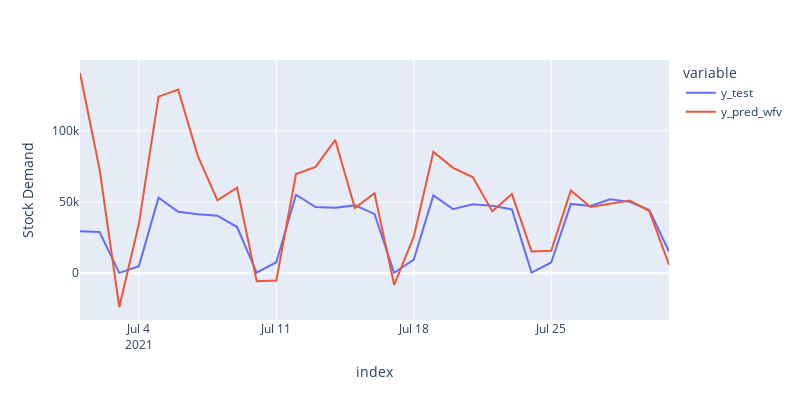

The cell this chart's notebook holds for it:
### Code cell
df_predictions = pd.DataFrame(
    {"y_test":y_test, "y_pred_wfv":y_pred_wfv}
)

fig = px.line(df_predictions,labels={"value":"Stock Demand"},height=400,width=800)
fig.show()

### Figure 1 — Plotly figure (JSON) as saved in the notebook; plotly's stock layout.template omitted (floating-point values rounded to 4 significant figures)
{"data": [{"hovertemplate": "variable=y_test<br>index=%{x}<br>Stock Demand=%{y}<extra></extra>", "legendgroup": "y_test", "line": {"color": "#636efa", "dash": "solid"}, "marker": {"symbol": "circle"}, "mode": "lines", "name": "y_test", "orientation": "v", "showlegend": true, "type": "scatter", "x": ["2021-07-01T00:00:00", "2021-07-02T00:00:00", "2021-07-03T00:00:00", "2021-07-04T00:00:00", "2021-07-05T00:00:00", "2021-07-06T00:00:00", "2021-07-07T00:00:00", "2021-07-08T00:00:00", "2021-07-09T00:00:00", "2021-07-10T00:00:00", "2021-07-11T00:00:00", "2021-07-12T00:00:00", "2021-07-13T00:00:00", "2021-07-14T00:00:00", "2021-07-15T00:00:00", "2021-07-16T00:00:00", "2021-07-17T00:00:00", "2021-07-18T00:00:00", "2021-07-19T00:00:00", "2021-07-20T00:00:00", "2021-07-21T00:00:00", "2021-07-22T00:00:00", "2021-07-23T00:00:00", "2021-07-24T00:00:00", "2021-07-25T00:00:00", "2021-07-26T00:00:00", "2021-07-27T00:00:00", "2021-07-28T00:00:00", "2021-07-29T00:00:00", "2021-07-30T00:00:00", "2021-07-31T00:00:00"], "xaxis": "x", "y": [29413, 28977, 240, 4971, 53008, 43194, 41378, 40375, 32421, 437, 7726, 55129, 46467, 45970, 47630, 41645, 350, 9513, 54619, 45013, 48487, 47326, 44794, 492, 7521, 48679, 47213, 51983, 50101, 44319, 15247], "yaxis": "y"}, {"hovertemplate": "variable=y_pred_wfv<br>index=%{x}<br>Stock Demand=%{y}<extra></extra>", "legendgroup": "y_pred_wfv", "line": {"color": "#EF553B", "dash": "solid"}, "marker": {"symbol": "circle"}, "mode": "lines", "name": "y_pred_wfv", "orientation": "v", "showlegend": true, "type": "scatter", "x": ["2021-07-01T00:00:00", "2021-07-02T00:00:00", "2021-07-03T00:00:00", "2021-07-04T00:00:00", "2021-07-05T00:00:00", "2021-07-06T00:00:00", "2021-07-07T00:00:00", "2021-07-08T00:00:00", "2021-07-09T00:00:00", "2021-07-10T00:00:00", "2021-07-11T00:00:00", "2021-07-12T00:00:00", "2021-07-13T00:00:00", "2021-07-14T00:00:00", "2021-07-15T00:00:00", "2021-07-16T00:00:00", "2021-07-17T00:00:00", "2021-07-18T00:00:00", "2021-07-19T00:00:00", "2021-07-20T00:00:00", "2021-07-21T00:00:00", "2021-07-22T00:00:00", "2021-07-23T00:00:00", "2021-07-24T00:00:00", "2021-07-25T00:00:00", "2021-07-26T00:00:00", "2021-07-27T00:00:00", "2021-07-28T00:00:00", "2021-07-29T00:00:00", "2021-07-30T00:00:00", "2021-07-31T00:00:00"], "xaxis": "x", "y": [140600.0, 72770.0, -23720.0, 34670.0, 124000.0, 128900.0, 82430.0, 51170.0, 60130.0, -5630.0, -5058.0, 69670.0, 74640.0, 93590.0, 45800.0, 56190.0, -8150.0, 25700.0, 85220.0, 73970.0, 67490.0, 43550.0, 55580.0, 15310.0, 15820.0, 58150.0, 46570.0, 48830.0, 51100.0, 43660.0, 6090.0], "yaxis": "y"}], "layout": {"height": 400, "legend": {"title": {"text": "variable"}, "tracegroupgap": 0}, "margin": {"t": 60}, "width": 800, "xaxis": {"anchor": "y", "autorange": true, "domain": [0, 1], "range": ["2021-07-01", "2021-07-31"], "title": {"text": "index"}, "type": "date"}, "yaxis": {"anchor": "x", "autorange": true, "domain": [0, 1], "range": [-32850.0, 149700.0], "title": {"text": "Stock Demand"}, "type": "linear"}}}
